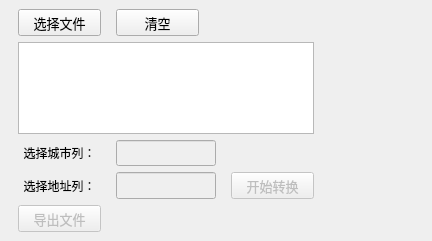
<?xml version="1.0" encoding="UTF-8"?>
<ui version="4.0">
 <class>MainWindow</class>
 <widget class="QMainWindow" name="MainWindow">
  <property name="geometry">
   <rect>
    <x>0</x>
    <y>0</y>
    <width>432</width>
    <height>241</height>
   </rect>
  </property>
  <property name="windowTitle">
   <string>批量转换经纬度v1.1</string>
  </property>
  <widget class="QWidget" name="centralwidget">
   <layout class="QGridLayout" name="gridLayout_3">
    <item row="2" column="0">
     <widget class="QLabel" name="label_2">
      <property name="text">
       <string>选择城市列：</string>
      </property>
      <property name="alignment">
       <set>Qt::AlignCenter</set>
      </property>
     </widget>
    </item>
    <item row="2" column="1">
     <widget class="QLineEdit" name="city_lineEdit">
      <property name="enabled">
       <bool>false</bool>
      </property>
      <property name="maximumSize">
       <size>
        <width>100</width>
        <height>27</height>
       </size>
      </property>
      <property name="font">
       <font>
        <family>微软雅黑</family>
        <pointsize>10</pointsize>
       </font>
      </property>
      <property name="text">
       <string/>
      </property>
      <property name="alignment">
       <set>Qt::AlignRight|Qt::AlignTrailing|Qt::AlignVCenter</set>
      </property>
     </widget>
    </item>
    <item row="0" column="0">
     <widget class="QPushButton" name="select_file">
      <property name="maximumSize">
       <size>
        <width>83</width>
        <height>27</height>
       </size>
      </property>
      <property name="font">
       <font>
        <family>微软雅黑</family>
        <pointsize>10</pointsize>
       </font>
      </property>
      <property name="text">
       <string>选择文件</string>
      </property>
     </widget>
    </item>
    <item row="3" column="1">
     <widget class="QLineEdit" name="location_lineEdit">
      <property name="enabled">
       <bool>false</bool>
      </property>
      <property name="maximumSize">
       <size>
        <width>100</width>
        <height>27</height>
       </size>
      </property>
      <property name="font">
       <font>
        <family>微软雅黑</family>
        <pointsize>10</pointsize>
       </font>
      </property>
      <property name="text">
       <string/>
      </property>
      <property name="alignment">
       <set>Qt::AlignRight|Qt::AlignTrailing|Qt::AlignVCenter</set>
      </property>
     </widget>
    </item>
    <item row="3" column="3">
     <widget class="QLabel" name="convert_lable">
      <property name="maximumSize">
       <size>
        <width>83</width>
        <height>27</height>
       </size>
      </property>
      <property name="font">
       <font>
        <family>微软雅黑</family>
        <pointsize>10</pointsize>
       </font>
      </property>
      <property name="text">
       <string/>
      </property>
     </widget>
    </item>
    <item row="1" column="0" colspan="3">
     <widget class="QTextBrowser" name="select_textBrowser">
      <property name="maximumSize">
       <size>
        <width>300</width>
        <height>16777215</height>
       </size>
      </property>
      <property name="font">
       <font>
        <family>微软雅黑</family>
        <pointsize>10</pointsize>
       </font>
      </property>
      <property name="html">
       <string>&lt;!DOCTYPE HTML PUBLIC &quot;-//W3C//DTD HTML 4.0//EN&quot; &quot;http://www.w3.org/TR/REC-html40/strict.dtd&quot;&gt;
&lt;html&gt;&lt;head&gt;&lt;meta name=&quot;qrichtext&quot; content=&quot;1&quot; /&gt;&lt;style type=&quot;text/css&quot;&gt;
p, li { white-space: pre-wrap; }
&lt;/style&gt;&lt;/head&gt;&lt;body style=&quot; font-family:'微软雅黑'; font-size:10pt; font-weight:400; font-style:normal;&quot;&gt;
&lt;p style=&quot;-qt-paragraph-type:empty; margin-top:0px; margin-bottom:0px; margin-left:0px; margin-right:0px; -qt-block-indent:0; text-indent:0px; font-family:'SimSun'; font-size:9pt;&quot;&gt;&lt;br /&gt;&lt;/p&gt;&lt;/body&gt;&lt;/html&gt;</string>
      </property>
     </widget>
    </item>
    <item row="4" column="1">
     <widget class="QLabel" name="export_lable">
      <property name="maximumSize">
       <size>
        <width>83</width>
        <height>27</height>
       </size>
      </property>
      <property name="font">
       <font>
        <family>微软雅黑</family>
        <pointsize>10</pointsize>
       </font>
      </property>
      <property name="text">
       <string/>
      </property>
     </widget>
    </item>
    <item row="3" column="0">
     <widget class="QLabel" name="label">
      <property name="text">
       <string>选择地址列：</string>
      </property>
      <property name="alignment">
       <set>Qt::AlignCenter</set>
      </property>
     </widget>
    </item>
    <item row="4" column="0">
     <widget class="QPushButton" name="export_file">
      <property name="enabled">
       <bool>false</bool>
      </property>
      <property name="maximumSize">
       <size>
        <width>86</width>
        <height>27</height>
       </size>
      </property>
      <property name="font">
       <font>
        <family>微软雅黑</family>
        <pointsize>10</pointsize>
       </font>
      </property>
      <property name="text">
       <string>导出文件</string>
      </property>
     </widget>
    </item>
    <item row="3" column="2">
     <widget class="QPushButton" name="start_convert">
      <property name="enabled">
       <bool>false</bool>
      </property>
      <property name="maximumSize">
       <size>
        <width>83</width>
        <height>27</height>
       </size>
      </property>
      <property name="font">
       <font>
        <family>微软雅黑</family>
        <pointsize>10</pointsize>
       </font>
      </property>
      <property name="text">
       <string>开始转换</string>
      </property>
     </widget>
    </item>
    <item row="0" column="1">
     <widget class="QPushButton" name="clear">
      <property name="maximumSize">
       <size>
        <width>83</width>
        <height>27</height>
       </size>
      </property>
      <property name="font">
       <font>
        <family>微软雅黑</family>
        <pointsize>10</pointsize>
       </font>
      </property>
      <property name="text">
       <string>清空</string>
      </property>
     </widget>
    </item>
   </layout>
  </widget>
 </widget>
 <tabstops>
  <tabstop>select_file</tabstop>
  <tabstop>clear</tabstop>
  <tabstop>select_textBrowser</tabstop>
  <tabstop>city_lineEdit</tabstop>
  <tabstop>location_lineEdit</tabstop>
  <tabstop>start_convert</tabstop>
  <tabstop>export_file</tabstop>
 </tabstops>
 <resources/>
 <connections/>
</ui>
